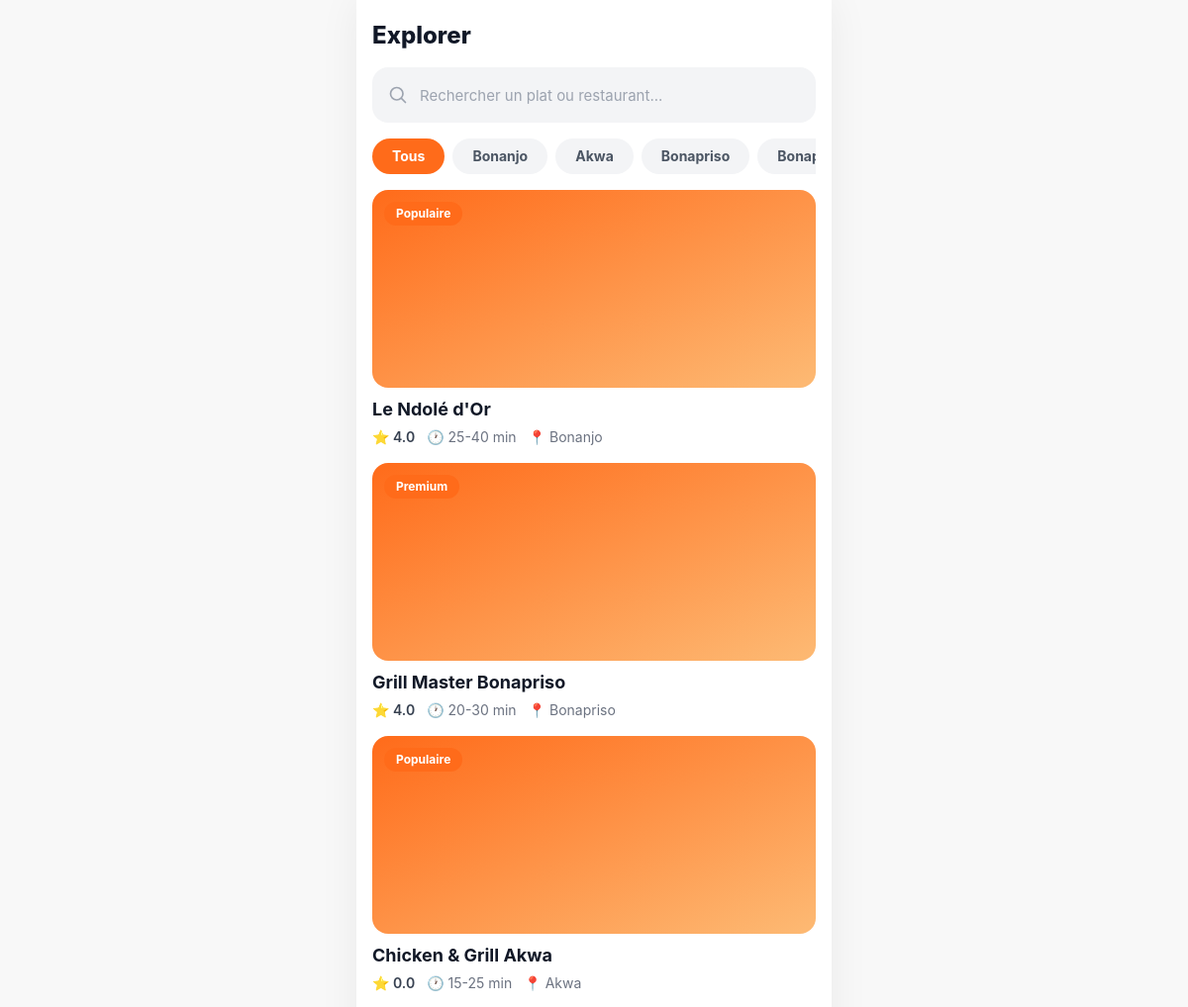
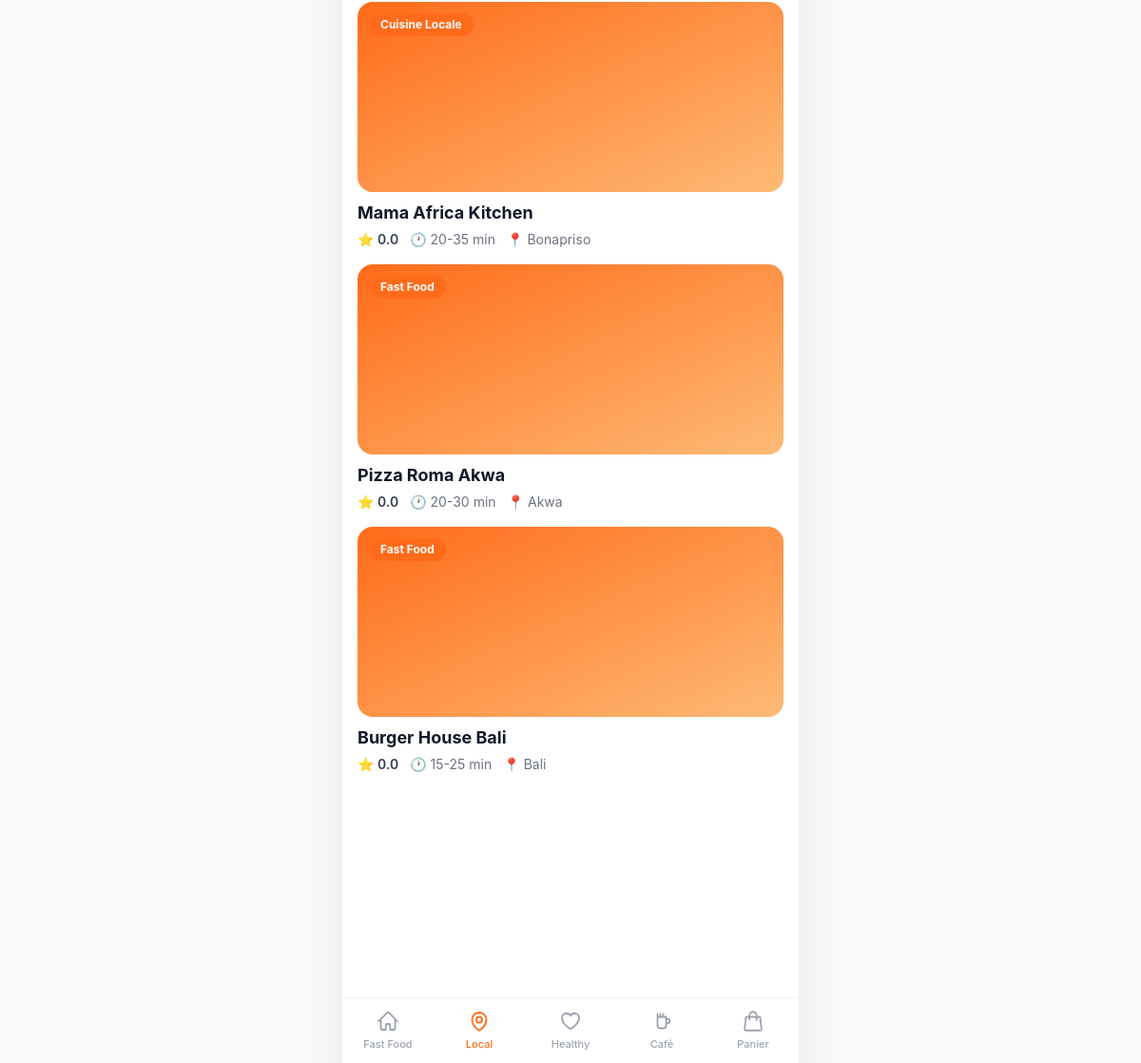
The page /explorer/ on the database its author committed (2 pictures, top to bottom).
### apps/restaurants/models.py (models this page shows, shortened)
class Restaurant(TimeStampedModel):
    owner = models.ForeignKey(
        settings.AUTH_USER_MODEL, on_delete=models.CASCADE, related_name="restaurants")
    name = models.CharField(max_length=140)
    slug = models.SlugField(max_length=160, unique=True, blank=True)
    share_token = models.CharField(max_length=22, unique=True, blank=True, db_index=True)
    tagline = models.CharField(max_length=60, blank=True,
                               help_text="Badge ex: Cuisine Locale / Premium")
    bio = models.TextField(blank=True, help_text="Description / bio du restaurant")
    logo = models.ImageField(upload_to="restaurants/logos/", blank=True, null=True)
    cover_image = models.ImageField(upload_to="restaurants/covers/", blank=True, null=True)
    categories = models.ManyToManyField(Category, blank=True, related_name="restaurants")
    neighborhood = models.CharField(max_length=80, blank=True,
                                    help_text="Quartier ex: Bonanjo, Akwa, Bonapriso, Bali")
    city = models.CharField(max_length=80, default="Douala")
    address = models.CharField(max_length=255, blank=True)
    lat = models.FloatField(null=True, blank=True)
    lng = models.FloatField(null=True, blank=True)
    delivery_fee = models.PositiveIntegerField(default=500, help_text="Frais livraison en FCFA")
    delivery_time_min = models.PositiveSmallIntegerField(default=20)
    delivery_time_max = models.PositiveSmallIntegerField(default=40)
    min_order = models.PositiveIntegerField(default=0)
    brand_color = models.CharField(max_length=9, default="#FF6B1A")
    accent_color = models.CharField(max_length=9, default="#FFF1E8")
    is_pro = models.BooleanField(default=False, help_text="Badge Pro")
    is_premium = models.BooleanField(default=False)
    is_featured = models.BooleanField(default=False, help_text="A la une")
    is_active = models.BooleanField(default=True)
    rating = models.DecimalField(max_digits=3, decimal_places=1, default=0)
    rating_count = models.PositiveIntegerField(default=0)
    orders_count = models.PositiveIntegerField(default=0)
    phone = models.CharField(max_length=20, blank=True)
    class Meta:
        ordering = ["-is_featured", "-rating"]
        indexes = [models.Index(fields=["slug"]), models.Index(fields=["share_token"])]
    @property
    def delivery_time_label(self):
        return f"{self.delivery_time_min}-{self.delivery_time_max} min"
    @property
    def rating_label(self):
        return f"{self.rating:.1f}"

### apps/core/views.py (the view)
# urls.py: path("explorer/", views.explore, name="explore"),
def explore(request):
    q = request.GET.get("q", "").strip()
    hood = request.GET.get("hood", "")
    restaurants = Restaurant.objects.filter(is_active=True)
    if q:
        restaurants = restaurants.filter(
            Q(name__icontains=q) | Q(dishes__name__icontains=q) | Q(bio__icontains=q)).distinct()
    if hood and hood != "Tous":
        restaurants = restaurants.filter(neighborhood=hood)
    hoods = (Restaurant.objects.filter(is_active=True)
             .exclude(neighborhood="").values_list("neighborhood", flat=True).distinct())
    context = {
        "restaurants": restaurants.order_by("-rating"),
        "q": q, "hood": hood or "Tous",
        "hoods": list(hoods),
        "cart_count": _cart_count(request),
    }
    return render(request, "client/explore.html", context)

### apps/core/context_processors.py (called while the page is built)
def brand(request):
    unread = 0
    if request.user.is_authenticated:
        unread = request.user.notifications.filter(is_read=False).count()
    return {
        "BRAND_NAME": "ONE EAT",
        "CURRENCY": settings.CURRENCY,
        "DEFAULT_CITY": settings.DEFAULT_CITY,
        "DOUALA_CENTER": settings.DOUALA_CENTER,
        "VAPID_PUBLIC_KEY": settings.VAPID_PUBLIC_KEY,
        "unread_notifications": unread,
    }

### apps/core/views.py (called while the page is built)
def _cart_count(request):
    cart = request.session.get("cart", {})
    return sum(i.get("qty", 0) for i in cart.values())

### templates/client/explore.html (shortened to what this page needs)
{% extends "client/base.html" %}
{% block content %}
<div class="px-4 pt-5">
  <h1 class="text-2xl font-extrabold text-gray-900">Explorer</h1>
  <form method="get" class="mt-4 relative">
    <svg class="w-5 h-5 text-gray-400 absolute left-4 top-1/2 -translate-y-1/2" fill="none" stroke="currentColor" stroke-width="2" viewBox="0 0 24 24"><path stroke-linecap="round" stroke-linejoin="round" d="M21 21l-5.197-5.197m0 0A7.5 7.5 0 105.196 5.196a7.5 7.5 0 0010.607 10.607z"/></svg>
    <input name="q" value="{{ q }}" type="search" placeholder="Rechercher un plat ou restaurant..."
           class="w-full h-14 pl-12 pr-4 rounded-2xl bg-gray-100 text-[15px] placeholder-gray-400 focus:outline-none focus:ring-2 focus:ring-brand/30">
  </form>
  <div class="mt-4 flex gap-2 overflow-x-auto no-scrollbar">
    <a href="?q={{ q }}" class="flex-shrink-0 px-5 py-2 rounded-full text-sm font-bold {% if hood == 'Tous' %}bg-brand text-white{% else %}bg-gray-100 text-gray-600{% endif %}">Tous</a>
    {% for h in hoods %}
    <a href="?q={{ q }}&hood={{ h }}" class="flex-shrink-0 px-5 py-2 rounded-full text-sm font-bold {% if hood == h %}bg-brand text-white{% else %}bg-gray-100 text-gray-600{% endif %}">{{ h }}</a>
    {% endfor %}
  </div>
</div>
<div class="px-4 mt-4 space-y-4">
  {% for r in restaurants %}
  <a href="{% url 'restaurants:detail' r.slug %}" class="block">
    <div class="relative h-[200px] rounded-2xl overflow-hidden bg-gray-200">
      {% if r.cover_image %}<img src="{{ r.cover_image.url }}" class="w-full h-full object-cover">
      {% elif r.logo %}<img src="{{ r.logo.url }}" class="w-full h-full object-cover">
      {% else %}<div class="w-full h-full bg-gradient-to-br from-brand to-orange-300"></div>{% endif %}
      <span class="absolute top-3 left-3 px-3 py-1 rounded-full bg-brand text-white text-xs font-bold">{% if r.is_featured %}Populaire{% else %}{{ r.tagline|default:"Restaurant" }}{% endif %}</span>
    </div>
    <div class="mt-2">
      <h3 class="font-bold text-gray-900 text-lg">{{ r.name }}</h3>
      <div class="flex items-center gap-3 mt-1 text-sm text-gray-500">
        <span class="flex items-center gap-1 font-semibold text-gray-700">⭐ {{ r.rating_label }}</span>
        <span class="flex items-center gap-1">🕐 {{ r.delivery_time_label }}</span>
        {% if r.neighborhood %}<span class="flex items-center gap-1">📍 {{ r.neighborhood }}</span>{% endif %}
      </div>
    </div>
  </a>
  {% empty %}
  <p class="text-center text-gray-400 py-12">Aucun résultat pour « {{ q }} ».</p>
  {% endfor %}
</div>
{% endblock %}

### templates/base.html (style rules this page uses)
html,body { -webkit-tap-highlight-color:transparent; }
body { font-family:'Inter',system-ui,sans-serif; background:#f8f8f8; }
.no-scrollbar { -ms-overflow-style:none; scrollbar-width:none; }

### rows shown on the page
Restaurant: is_featured "Populaire", name "Le Ndolé d'Or", rating_label "4.0", delivery_time_label "25-40 min", neighborhood "Bonanjo"
Restaurant: tagline "Premium", name "Grill Master Bonapriso", rating_label "4.0", delivery_time_label "20-30 min", neighborhood "Bonapriso"
Restaurant: is_featured "Populaire", name "Chicken & Grill Akwa", rating_label "0.0", delivery_time_label "15-25 min", neighborhood "Akwa"
Restaurant: tagline "Cuisine Locale", name "Mama Africa Kitchen", rating_label "0.0", delivery_time_label "20-35 min", neighborhood "Bonapriso"
Restaurant: tagline "Fast Food", name "Pizza Roma Akwa", rating_label "0.0", delivery_time_label "20-30 min", neighborhood "Akwa"
Restaurant: tagline "Fast Food", name "Burger House Bali", rating_label "0.0", delivery_time_label "15-25 min", neighborhood "Bali"

### other values the page prints
{{ h }} "Bonanjo" "Akwa" "Bonapriso"
